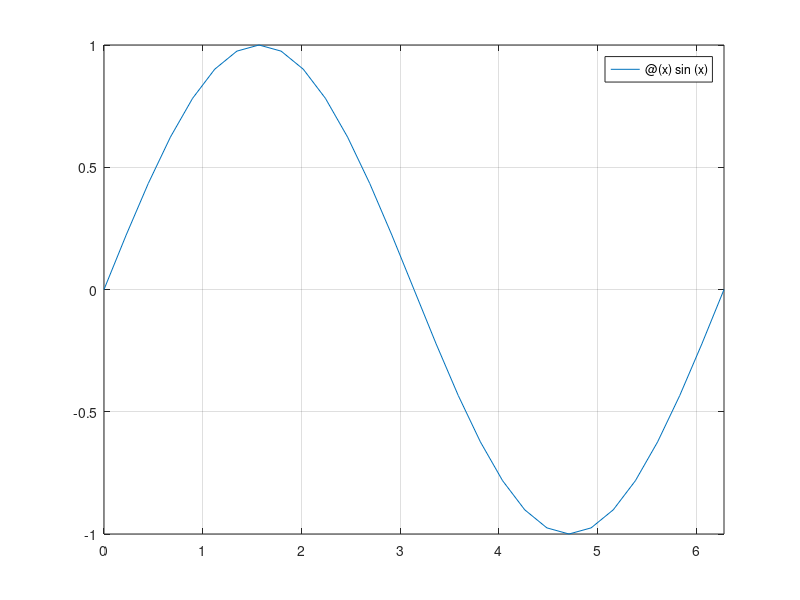

Recreate this plot in MATLAB. (Note: this script raises an error after producing the figure.)
f = @(x) sin(x);
dx = 0.1;
x = 0:dx:2 * pi;

% metoda prostokatow

tic
C_1 = sum(f(x)) * dx
toc
figure(1)
fplot(f, [0, 2 * pi])
grid on
hold on
yline(0, 'Color', 'blue')

for i = 1:(2 * pi / dx)
    line([x(i), x(i), x(i + 1), x(i + 1)], [0, f((x(i))), f(x(i)), 0], 'Color', 'blue')
end

% metoda trapezów

tic
C_2 = (sum(f(x)) - (f(x(1)) - f(x(end))) / 2) * dx
toc

% matlab

tic
C_3 = integral(f, x(1), x(end))
toc

tic
C_4 = quad(f, x(1), x(end))
toc
